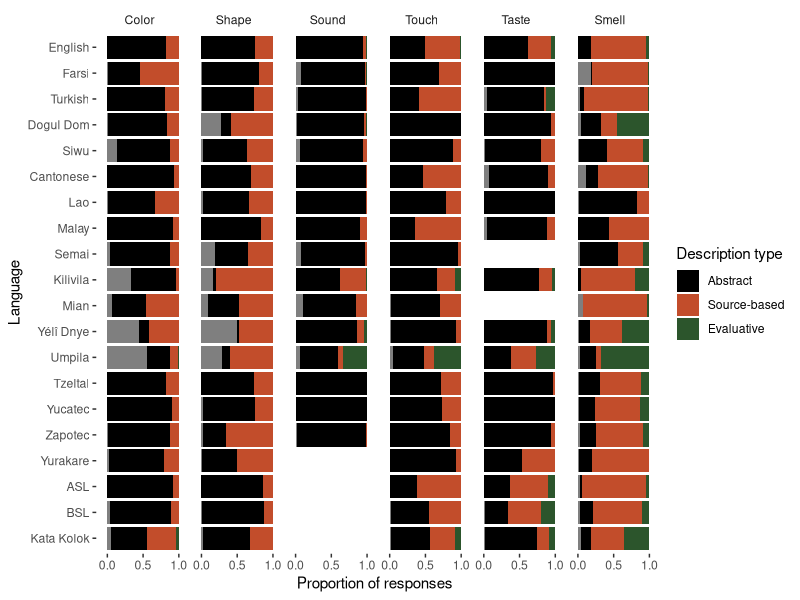
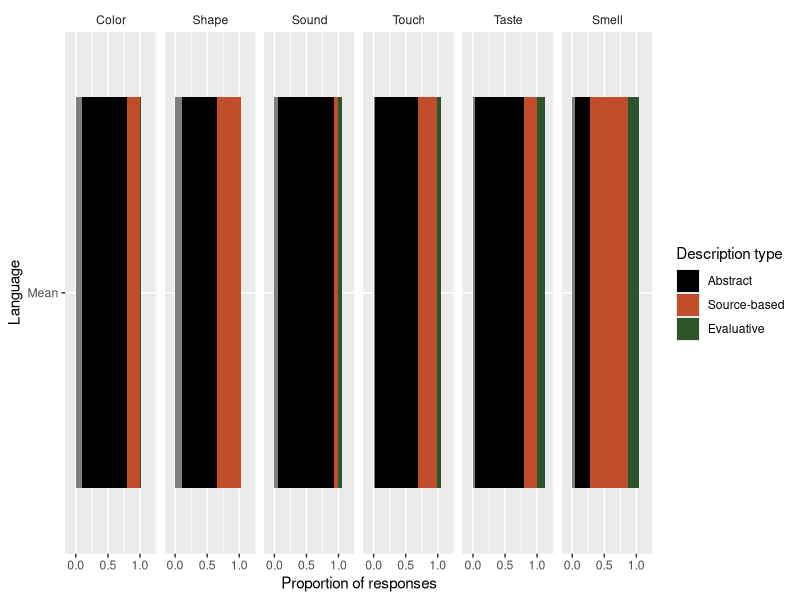
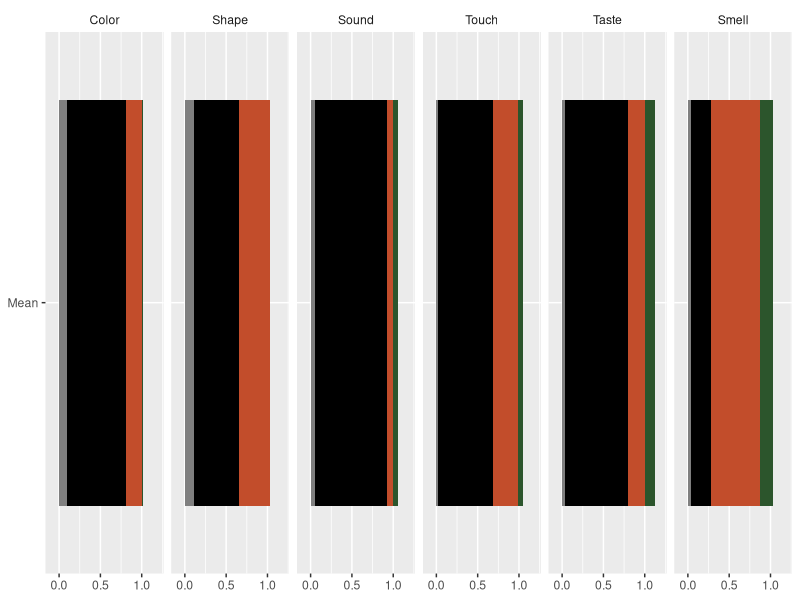
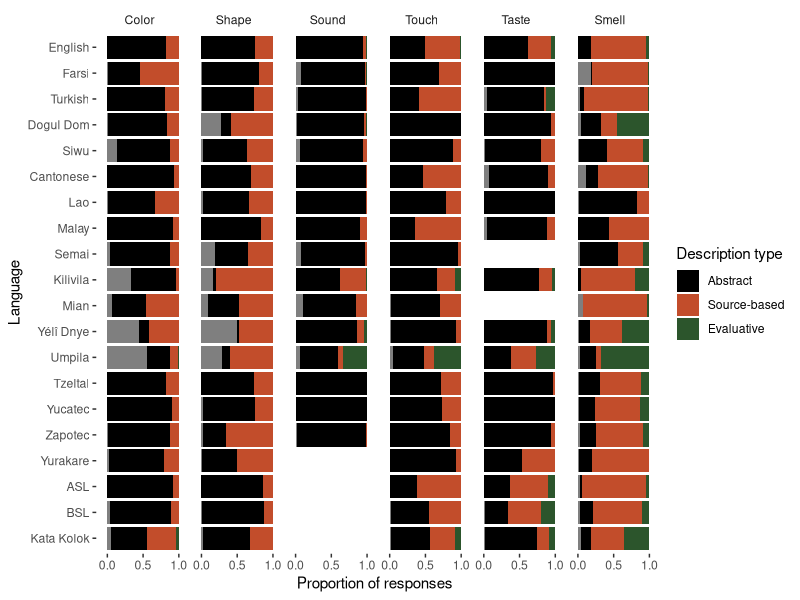
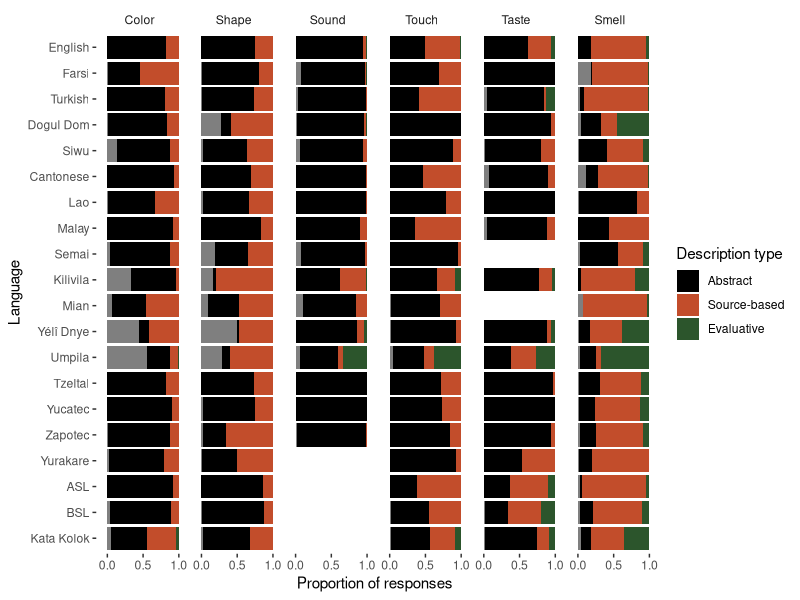

These charts were generated, in order, by the following R code:
library(ggplot2)
library(reshape2)
library(dplyr)
setwd("~/Documents/Bristol/Codability/LoP_Codability/visualisations/")


# Graph of SAE proportions by language and domain
d = read.csv("../data/AllData_LoP.csv", stringsAsFactors = F)

# Get rid of non-responses
d = d[!is.na(d$head),]
d = d[!d$head %in% c("n/a","no description"),]
d = d[!is.na(d$SAE),]

d = d[d$Response==1,]

domain.order = c("colour","shape",'sound','touch','taste','smell')

d$domain = factor(d$domain, levels=domain.order,
                  labels= c("Color","Shape","Sound","Touch","Taste","Smell"))

d$SAE = factor(d$SAE, levels=c("A","E","S"),
               labels=c("Abstract","Evaluative","Source-based"))

# Note spellingo f Yucatec / Yucatek
d$Language = factor(d$Language, 
                    levels =
                      rev(c("English", "Farsi", "Turkish", "Dogul Dom", "Siwu", "Cantonese", "Lao", "Malay", "Semai", "Kilivila", "Mian", "Yeli Dnye", "Umpila", "Tzeltal", "Yucatec", "Zapotec", "Yurakare", "ASL", "BSL", "Kata Kolok")),
                    labels = 
                      rev(c("English", "Farsi", "Turkish", "Dogul Dom", "Siwu", "Cantonese", "Lao", "Malay", "Semai", "Kilivila", "Mian", "Yélî Dnye", "Umpila", "Tzeltal", "Yucatec", "Zapotec", "Yurakare", "ASL", "BSL", "Kata Kolok")))




prop = d %>% group_by(Language,domain,SAE) %>%
  summarise (n = n()) %>%
  mutate(prop = n / sum(n))

prop$SAE = factor(prop$SAE, levels=rev(c("Abstract","Source-based",'Evaluative')))

#Abstract, Source-Based, Evaluative
AM.colours = c('black','#c24d2b','#2c552c')

gx = ggplot(prop, 
            aes(x=Language, y=prop, fill=SAE)) +
  geom_bar(stat="identity") +
  coord_flip() +
  scale_y_continuous(breaks=c(0,0.5,1.0),
                     limits=c(-0.1,1)) +
  ylab("Proportion of responses")  +
  scale_fill_manual(name = "Description type",
                      values=AM.colours,
                      breaks=c("Abstract","Source-based","Evaluative"))+
  facet_grid(.~domain) +
  theme(strip.background =element_rect(fill="white"),
        panel.grid.major = element_blank(), 
        panel.grid.minor = element_blank(),
        panel.background = element_blank()) 

gx

pdf("../results/graphs/SAE_by_Language_by_Domain.pdf", width=7, height = 4.3)
gx
dev.off()  

setEPS()
postscript("../results/graphs/SAE_by_Language_by_Domain.eps", width=7, height = 4.3)
gx
dev.off()


# Summary

propS = prop %>% group_by(domain,SAE) %>% summarise(m = mean(prop))
propS$SAE = factor(propS$SAE, levels=rev(c("Abstract","Source-based",'Evaluative')))
propS$Language = "Mean"
propS$Language = factor(propS$Language)

# For some reason, the orders won't display properly until 
# they're put in reverse order in the table
propS = propS[rev(order(propS$SAE)),]

gxS = ggplot(propS, 
            aes(x=Language, y=m, fill=SAE)) +
  geom_bar(stat="identity") +
  coord_flip() +
  scale_y_continuous(breaks=c(0,0.5,1.0),
                     limits = c(-0.1,1.2)) +
  ylab("Proportion of responses")  +
  scale_fill_manual(name = "Description type",
                    values=AM.colours,
                    breaks=c("Abstract","Source-based","Evaluative"))+
  facet_grid(.~domain) +
  theme(strip.background =element_rect(fill="white")) 

gxS

gxS2 = gxS + theme(axis.title.x=element_blank(),
                   axis.title.y=element_blank(),
                   legend.position = "none"
        )
gxS2
